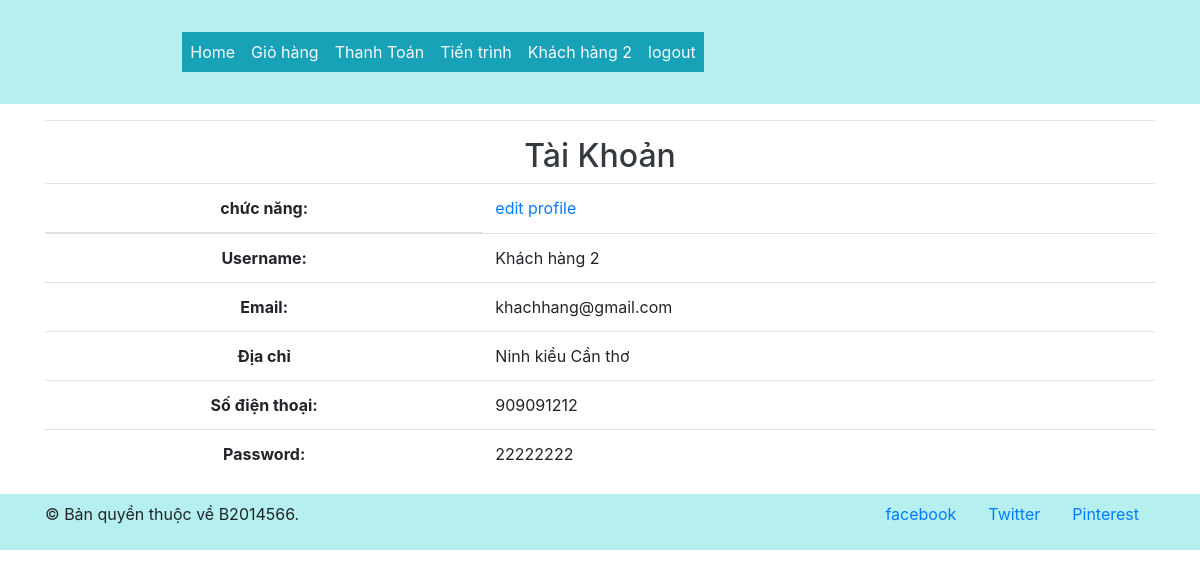
/index.php?act=profile (signed in), run on the app's committed database.
### tables this page shows
create table khachhang (
	makhachhang char(8) primary key ,
    tenkhachhang varchar(50),
    matkhau varchar(20),
    diachi varchar(100) not null,
	sodienthoai int(10),
    email varchar(50),
    capdo char(1) default(0)
);

### view/profile.php (the view)
<?php
    $statement = $conn->prepare('SELECT * FROM banhang.khachhang WHERE makhachhang=:id');
    $statement->bindParam(':id',$_SESSION['id']);
    $statement->execute();
    $result = $statement->fetch();
?>
<div class="container">
    <hr>
    <h2 class="text-dark">Tài Khoản</h2>
    <div class="row">
        <div class="col-12">
            <table class="table">
                <thead>
                    <tr>
                        <th class="text-center" scope="row">chức năng:</th>
                        <td colspan="3"><a href="index.php?act=edit_profile">edit profile</a></td>
                    </tr>
                </thead>
                <tbody>
                    <tr>
                        <th class="text-center" scope="row">Username:</th>
                        <?php
                            echo "<td colspan='3'>";
                            echo htmlspecialchars($result['tenkhachhang']);
                            echo "</td>";
                        ?>
                    </tr>
                    <tr>
                        <th class="text-center" scope="row">Email:</th>
                        <?php
                            echo "<td colspan='3'>";
                            echo htmlspecialchars($result['email']);
                            echo "</td>";
                        ?>
                    </tr>
                    <tr>
                        <th class="text-center" scope="row">Địa chỉ</th>
                        <?php
                            echo "<td colspan='3'>";
                            echo htmlspecialchars($result['diachi']);
                            echo "</td>";
                        ?>
                    </tr>
                    <tr>
                        <th class="text-center" scope="row">Số điện thoại:</th>
                        <?php
                            echo "<td colspan='3'>";
                            echo htmlspecialchars($result['sodienthoai']);
                            echo "</td>";
                        ?>
                    </tr>
                    <tr>
                        <th class="text-center" scope="row">Password:</th>
                        <?php
                            echo "<td colspan='3'>";
                            echo htmlspecialchars($result['matkhau']);
                            echo "</td>";
                        ?>
                    </tr>
                </tbody>
            </table>
        </div>
    </div>
</div>

### public/css/login.css (style rules this page uses)
h2 { font-size: 2em; color: white; text-align: center; }

### data on the page
khachhang: tenkhachhang "Khách hàng 2", email "khachhang@gmail.com", diachi "Ninh kiều Cần thơ", sodienthoai "909091212", matkhau "22222222"

### other printed values
$_SESSION['user'] "Khách hàng 2"
